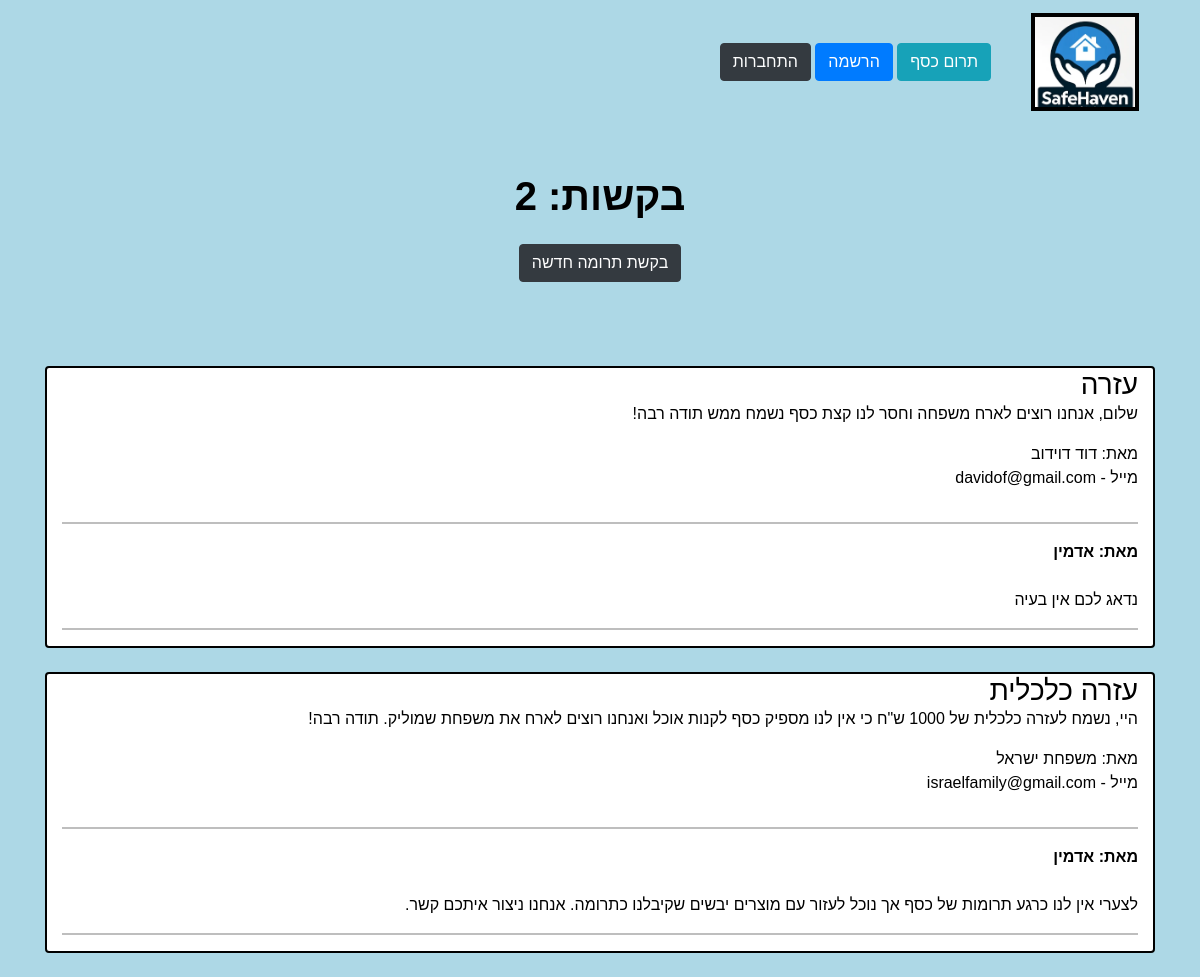
Screenshot of /forum/home/ with the database file from the repository.
### forum/models.py (models this page shows, shortened)
class forum(models.Model):
    name = models.CharField(max_length=200, default="אנונימי", verbose_name="שם")
    email = models.EmailField(max_length=200, null=True, verbose_name="אימייל")  # only email allowed
    topic = models.CharField(max_length=300, verbose_name="נושא")
    description = models.TextField(default=None, blank=True, verbose_name="תיאור")
    date_created = models.DateTimeField(auto_now_add=True, null=True, verbose_name="תאריך")
    class Meta:
        verbose_name_plural = "בקשות תרומה"

class Discussion(models.Model):
    forum = models.ForeignKey(forum, blank=True, on_delete=models.CASCADE, default=None, verbose_name="הנושא עליו תרצה להגיב")
    discuss = models.TextField(max_length=5000, default=None, blank=True, verbose_name="התגובה")
    name = models.CharField(max_length=100, blank=True, default=None, verbose_name="שם")
    class Meta:
        verbose_name_plural = "תגובות לבקשות תרומה"

### forum/views.py (the view)
# urls.py: path('home/', home, name='home'),
def home(request):
    forums = forum.objects.all()  # getting all subject -> to send for the template and display them
    count = forums.count()  # counting all subjects to show the count in the template
    discussions = []  # List of comments
    comment = CreateInDiscussion()
    for i in forums:
        discussions.append(i.discussion_set.all())  # adding the comments to each forum
    context = {'forums': forums,  # a dictionary to send all the info to the template
               'count': count,
               'discussions': discussions,
               'comment': comment}
    return render(request, 'forum/home.html', context)

### host/templatetags/user_filters.py (called while the page is built)
@register.filter(name='has_group')
def has_group(user, group_name):
    group = Group.objects.get(name=group_name)
    return group in user.groups.all()

### forum/templates/forum/home.html (shortened to what this page needs)
{% extends 'base_layout.html' %}
{% load static %}
{% block content %}
<center>
<br>
    <br>
    <h1><b>בקשות: {{ count }} </b></h1> <br>
    {% if user.is_authenticated and not user.is_superuser %}
            <a role="button" href="{% url 'forum:addInDiscussion' %} " class="btn btn-dark">רוצה להגיב?</a>
        {% elif user.is_superuser %}
            <a role="button" href="{% url 'forum:addInForum' %} " class="btn btn-dark">בקשת תרומה חדשה</a>
            <a role="button" href="{% url 'forum:addInDiscussion' %} " class="btn btn-dark">רוצה להגיב?</a>
        {% else %}
            <a role="button" href="{% url 'forum:addInForum' %} " class="btn btn-dark">בקשת תרומה חדשה</a>
    {% endif %}
</center>
    <div class="card-columns" style="padding: 10px; margin: 20px;"></div>
    <br>
    {% for forum in forums %}
        <div class="card box container">
            <h3>{{ forum.topic }}</h3>
            <p>{{ forum.description }}</p>
            <p style="text-align:right"> מאת: {{ forum.name }} <br>
                מייל - {{ forum.email }}</p>
            <hr>
            {% for discuss in discussions %}
                {% for objs in discuss %}
                    {% if objs.forum == forum %}
                        <b> מאת: {{ objs.name }}  </b>
                        <br>
                        {{ objs.discuss }}
                        <hr>
                    {% endif %}
                {% endfor %}
            {% endfor %}
        </div>
        <br>
    {% endfor %}
{% endblock %}

### assets/styles.css (style rules this page uses)
body { background-color: lightblue; text-align: right; }
body { font-family: 'Lato', sans-serif; direction: rtl; }
body { background-color: #00f121f; background-repeat-y: no-repeat; background-size:cover; background-size: 110%; direction: rtl; color: #000000; }
body * { direction: rtl; font-family: Tahoma, Verdana, Arial, sans-serif; }
h1,h2,h3,h4,h5 { font-weight: normal; margin: 0; }
a, a:hover, a:visited { color: #023cf4; text-decoration: none; }

### forum/templates/forum/home.html (style rules this page uses)
.box { border: 2px solid black; margin: 0 auto; }

### rows the page displays
forum: topic "עזרה", description "שלום, אנחנו רוצים לארח משפחה וחסר לנו קצת כסף נשמח ממש תודה רבה!", name "דוד דוידוב", email "davidof@gmail.com"
Discussion: name "אדמין", discuss "נדאג לכם אין בעיה"
forum: topic "עזרה כלכלית", description "היי, נשמח לעזרה כלכלית של 1000 ש\"ח כי אין לנו מספיק כסף לקנות אוכל ואנחנו רוצים לארח את משפחת שמוליק. תודה רבה!", name "משפחת ישראל", email "israelfamily@gmail.com"
Discussion: name "אדמין", discuss "לצערי אין לנו כרגע תרומות של כסף אך נוכל לעזור עם מוצרים יבשים שקיבלנו כתרומה. אנחנו ניצור איתכם קשר."

### other values shown
{{ count }} "2"
